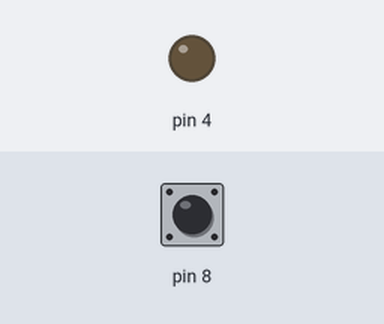
This sketch was run on a simulated Arduino Uno, built with avr-gcc and run on an emulated ATmega328P. On the bench: output pins drawn as LEDs (lit = HIGH). The test bench sets the inputs (shaded band); at power-on: pin 8 HIGH. What the sketch prints to the serial monitor is not drawn.

Above: at 1.2 s.
1.3 s: pin 8 driven LOW
At 2.3 s:
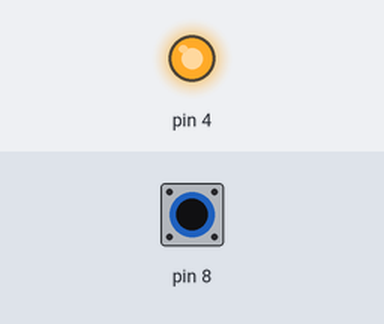
2.8 s: pin 8 pulsed HIGH 2 times (0.12 s each, 0.3 s apart)
At 2.95 s:
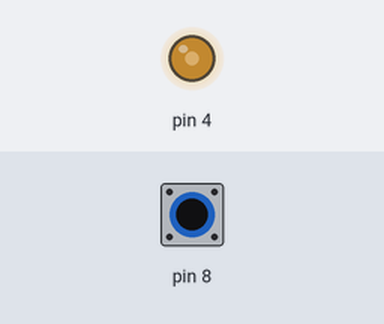
5.8 s: pin 8 driven HIGH
At 6.5 s:
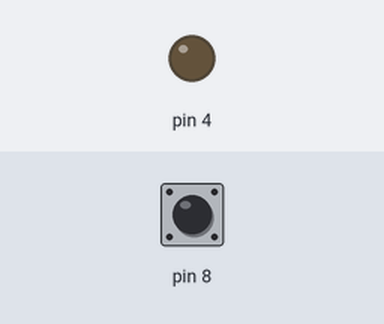
Timing chart, 0 to 8.8 s (numbered marks = the images above; inputs shaded):
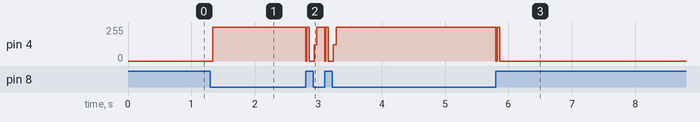

The sketch:

capacitive.ino
```cpp
unsigned long counter;

void setup() {
  Serial.begin(9600);
  pinMode(4, OUTPUT);
  pinMode(8, INPUT);
}

void loop() {
  counter = 0;
  digitalWrite(4, HIGH);

  while ( !digitalRead(8) ) {
    counter++;
  }

  digitalWrite(4, LOW);
  Serial.println(counter);
  delay(10);
}
```

Measured:
- after the input at 1.3 s, pin 4: 0/255 → 255/255 at once
- after the input at 5.8 s, pin 4: 255/255 → 0/255 at once
